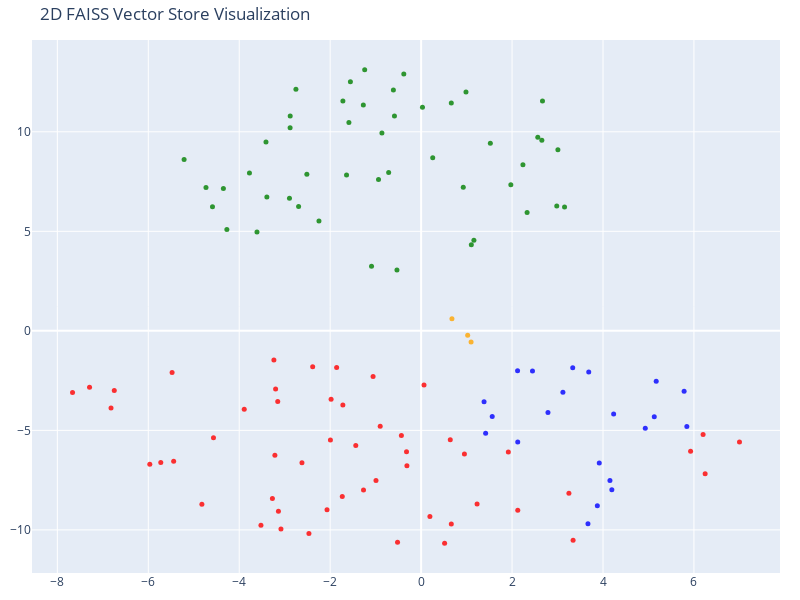

Source (notebook cell):
### Markdown cell above
## Visualizing the Vector Store

Let's take a minute to look at the documents and their embedding vectors to see what's going on.

(As a sidenote, what we're really looking at here is the distribution of the Vectors generated by OpenAIEmbeddings, retrieved from FAISS. So there's no surprise that they look the same whether they are "from" FAISS or Chroma.)

### Code cell
# We humans find it easier to visalize things in 2D!
# Reduce the dimensionality of the vectors to 2D using t-SNE
# (t-distributed stochastic neighbor embedding)

tsne = TSNE(n_components=2, random_state=42)
reduced_vectors = tsne.fit_transform(vectors)

# Create the 2D scatter plot
fig = go.Figure(data=[go.Scatter(
    x=reduced_vectors[:, 0],
    y=reduced_vectors[:, 1],
    mode='markers',
    marker=dict(size=5, color=colors, opacity=0.8),
    text=[f"Type: {t}<br>Text: {d[:100]}..." for t, d in zip(doc_types, documents)],
    hoverinfo='text'
)])

fig.update_layout(
    title='2D FAISS Vector Store Visualization',
    scene=dict(xaxis_title='x',yaxis_title='y'),
    width=800,
    height=600,
    margin=dict(r=20, b=10, l=10, t=40)
)

fig.show()

### Figure 1 — Plotly figure (JSON) as saved in the notebook; plotly's stock layout.template omitted (floating-point values rounded to 4 significant figures)
{"data": [{"hoverinfo": "text", "marker": {"color": ["orange", "orange", "orange", "red", "red", "red", "red", "red", "red", "red", "red", "red", "red", "red", "red", "red", "red", "red", "red", "red", "red", "red", "red", "red", "red", "red", "red", "red", "red", "red", "red", "red", "red", "red", "red", "red", "red", "red", "red", "red", "red", "red", "red", "red", "red", "red", "red", "red", "red", "red", "red", "red", "red", "red", "red", "green", "green", "green", "green", "green", "green", "green", "green", "green", "green", "green", "green", "green", "green", "green", "green", "green", "green", "green", "green", "green", "green", "green", "green", "green", "green", "green", "green", "green", "green", "green", "green", "green", "green", "green", "green", "green", "green", "green", "green", "green", "green", "green", "green", "green", "green", "green", "blue", "blue", "blue", "blue", "blue", "blue", "blue", "blue", "blue", "blue", "blue", "blue", "blue", "blue", "blue", "blue", "blue", "blue", "blue", "blue", "blue"], "opacity": 0.8, "size": 5}, "mode": "markers", "text": ["Type: company<br>Text: # About Insurellm\n\nInsurellm was founded by Avery Lancaster in 2015 as an insurance tech startup des...", "Type: company<br>Text: # Careers at Insurellm\n\nInsurellm is hiring! We are looking for talented software engineers, data sc...", "Type: company<br>Text: # Overview of Insurellm\n\nInsurellm is an innovative insurance tech firm with 200 employees across th...", "Type: contracts<br>Text: # Contract with Apex Reinsurance for Rellm: AI-Powered Enterprise Reinsurance Solution\n\n## Terms\n\n1....", "Type: contracts<br>Text: ## Renewal\n\n1. **Automatic Renewal**: This Agreement will automatically renew for successive one-yea...", "Type: contracts<br>Text: 2. **Seamless Integrations**: The architecture of Rellm allows for easy integration with existing sy...", "Type: contracts<br>Text: 1. **Technical Support**: Provider shall offer dedicated technical support to the Client via phone, ...", "Type: contracts<br>Text: **Insurellm, Inc.**  \n_____________________________  \nAuthorized Signature   \nDate: ________________...", "Type: contracts<br>Text: # Contract with Belvedere Insurance for Markellm\n\n## Terms\nThis Contract (\"Agreement\") is made and e...", "Type: contracts<br>Text: ## Renewal\n1. **Renewal Terms**: This Agreement may be renewed for additional one-year terms upon mu...", "Type: contracts<br>Text: ## Features\n1. **AI-Powered Matching**: Belvedere Insurance will benefit from Markellm's AI-powered ...", "Type: contracts<br>Text: ## Support\n1. **Technical Support**: Technical support will be available from 9 AM to 7 PM EST, Mond...", "Type: contracts<br>Text: **Belvedere Insurance**  \nSignature: ______________________  \nName: [Authorized Signatory]  \nTitle: ...", "Type: contracts<br>Text: # Contract with BrightWay Solutions for Markellm\n\n**Contract Date:** October 5, 2023  \n**Contract ID...", "Type: contracts<br>Text: 3. **Service Level Agreement (SLA):**  \n   Insurellm commits to a 99.9% uptime for the platform with...", "Type: contracts<br>Text: 2. **Real-Time Quote Availability:**  \n   Consumers sourced via BrightWay Solutions will receive rea...", "Type: contracts<br>Text: 3. **Training and Onboarding:**  \n   Insurellm agrees to provide one free training session on how to...", "Type: contracts<br>Text: # Contract with EverGuard Insurance for Rellm: AI-Powered Enterprise Reinsurance Solution\n\n**Contrac...", "Type: contracts<br>Text: 4. **Usage Rights**: EverGuard Insurance is granted a non-exclusive, non-transferable license to acc...", "Type: contracts<br>Text: 1. **Core Functionality**: Rellm provides EverGuard Insurance with advanced AI-driven analytics, sea...", "Type: contracts<br>Text: 1. **Customer Support**: Insurellm will provide EverGuard Insurance with 24/7 customer support, incl...", "Type: contracts<br>Text: ---\n\n**Signatures**  \n**For Insurellm**: __________________________  \n**Name**: John Smith  \n**Title...", "Type: contracts<br>Text: # Contract with GreenField Holdings for Markellm\n\n**Effective Date:** November 15, 2023  \n**Contract...", "Type: contracts<br>Text: ## Renewal\n1. **Automatic Renewal**: This contract will automatically renew for sequential one-year ...", "Type: contracts<br>Text: ## Features\n1. **AI-Powered Matching**: Access to advanced algorithms that connect GreenField Holdin...", "Type: contracts<br>Text: ## Support\n1. **Customer Support Access**: The Client will have access to dedicated support through ...", "Type: contracts<br>Text: **Signatures:**  \n_________________________                           _________________________  \n**...", "Type: contracts<br>Text: # Contract with Greenstone Insurance for Homellm\n\n---\n\n## Terms\n\n1. **Parties**: This Contract (\"Agr...", "Type: contracts<br>Text: 4. **Payment Terms**: \n   - The Customer shall pay an amount of $10,000 per month for the Standard T...", "Type: contracts<br>Text: ---\n\n## Features\n\n- **AI-Powered Risk Assessment**: Customer will have access to enhanced risk evalu...", "Type: contracts<br>Text: - **Customer Portal**: A dedicated portal will be provided, allowing the Customer's clients to manag...", "Type: contracts<br>Text: ______________________________  \n[Name], [Title]  \nDate: ______________________\n\n**For Greenstone In...", "Type: contracts<br>Text: # Contract with GreenValley Insurance for Homellm\n\n**Contract Date:** October 6, 2023  \n**Contract N...", "Type: contracts<br>Text: 4. **Confidentiality:** Both parties agree to maintain the confidentiality of proprietary informatio...", "Type: contracts<br>Text: 1. **AI-Powered Risk Assessment:** Access to advanced AI algorithms for real-time risk evaluations.\n...", "Type: contracts<br>Text: 3. **Regular Updates:** Insurellm will offer ongoing updates and enhancements to the Homellm platfor...", "Type: contracts<br>Text: # Contract with Pinnacle Insurance Co. for Homellm\n\n## Terms\nThis contract (\"Contract\") is entered i...", "Type: contracts<br>Text: ## Renewal\n1. **Renewal Terms**: At the end of the initial term, this Contract shall automatically r...", "Type: contracts<br>Text: ## Features\n1. **AI-Powered Risk Assessment**: Utilized for tailored underwriting decisions specific...", "Type: contracts<br>Text: ## Support\n1. **Technical Support**: Insurellm shall provide 24/7 technical support via an email and...", "Type: contracts<br>Text: # Contract with Roadway Insurance Inc. for Carllm\n\n---\n\n## Terms\n\n1. **Agreement Effective Date**: T...", "Type: contracts<br>Text: ---\n\n## Renewal\n\n1. **Automatic Renewal**: This agreement will automatically renew for an additional...", "Type: contracts<br>Text: ---\n\n## Features\n\n1. **Access to Core Features**: Roadway Insurance Inc. will have access to all Pro...", "Type: contracts<br>Text: ---\n\n## Support\n\n1. **Technical Support**: Roadway Insurance Inc. will receive priority technical su...", "Type: contracts<br>Text: # Contract with Stellar Insurance Co. for Rellm\n\n## Terms\nThis contract is made between **Insurellm*...", "Type: contracts<br>Text: ### Termination\nEither party may terminate this agreement with a **30-day written notice**. In the e...", "Type: contracts<br>Text: ## Features\nStellar Insurance Co. will receive access to the following features of the Rellm product...", "Type: contracts<br>Text: ## Support\nInsurellm provides Stellar Insurance Co. with the following support services:\n\n- **24/7 T...", "Type: contracts<br>Text: # Contract with TechDrive Insurance for Carllm\n\n**Contract Date:** October 1, 2024  \n**Contract Dura...", "Type: contracts<br>Text: ## Renewal\n\n1. **Automatic Renewal**: This contract shall automatically renew for additional one-yea...", "Type: contracts<br>Text: ## Support\n\n1. **Customer Support**: Insurellm will provide 24/7 customer support to TechDrive Insur...", "Type: contracts<br>Text: **TechDrive Insurance Representative:**  \nName: Sarah Johnson  \nTitle: Operations Director  \nDate: _...", "Type: contracts<br>Text: # Contract with Velocity Auto Solutions for Carllm\n\n**Contract Date:** October 1, 2023  \n**Contract ...", "Type: contracts<br>Text: ## Renewal\n\n1. **Automatic Renewal**: This contract will automatically renew for successive 12-month...", "Type: contracts<br>Text: ## Support\n\n1. **Customer Support**: Velocity Auto Solutions will have access to Insurellm’s custome...", "Type: employees<br>Text: # HR Record\n\n# Alex Chen\n\n## Summary\n- **Date of Birth:** March 15, 1990  \n- **Job Title:** Backend ...", "Type: employees<br>Text: ## Annual Performance History\n- **2020:**  \n  - Completed onboarding successfully.  \n  - Met expecta...", "Type: employees<br>Text: ## Compensation History\n- **2020:** Base Salary: $80,000  \n- **2021:** Base Salary Increase to $90,0...", "Type: employees<br>Text: Alex Chen continues to be a vital asset at Insurellm, contributing significantly to innovative backe...", "Type: employees<br>Text: # HR Record\n\n# Alex Harper\n\n## Summary\n- **Date of Birth**: March 15, 1993  \n- **Job Title**: Sales ...", "Type: employees<br>Text: ## Annual Performance History  \n- **2021**:  \n  - **Performance Rating**: 4.5/5  \n  - **Key Achievem...", "Type: employees<br>Text: - **2022**:  \n  - **Base Salary**: $65,000 (Promotion to Senior SDR)  \n  - **Bonus**: $13,000 (20% o...", "Type: employees<br>Text: # HR Record\n\n# Alex Thomson\n\n## Summary\n- **Date of Birth:** March 15, 1995  \n- **Job Title:** Sales...", "Type: employees<br>Text: ## Annual Performance History  \n- **2022** - Rated as \"Exceeds Expectations.\" Alex Thomson achieved ...", "Type: employees<br>Text: ## Other HR Notes\n- Alex Thomson is an active member of the Diversity and Inclusion committee at Ins...", "Type: employees<br>Text: # Avery Lancaster\n\n## Summary\n- **Date of Birth**: March 15, 1985  \n- **Job Title**: Co-Founder & Ch...", "Type: employees<br>Text: - **2010 - 2013**: Business Analyst at Edge Analytics  \n  Prior to joining Innovate, Avery worked as...", "Type: employees<br>Text: - **2018**: **Exceeds Expectations**  \n  Under Avery’s pivoted vision, Insurellm launched two new su...", "Type: employees<br>Text: - **2022**: **Satisfactory**  \n  Avery focused on rebuilding team dynamics and addressing employee c...", "Type: employees<br>Text: ## Compensation History\n- **2015**: $150,000 base salary + Significant equity stake  \n- **2016**: $1...", "Type: employees<br>Text: ## Other HR Notes\n- **Professional Development**: Avery has actively participated in leadership trai...", "Type: employees<br>Text: # HR Record\n\n# Emily Carter\n\n## Summary\n- **Date of Birth:** August 12, 1990  \n- **Job Title:** Acco...", "Type: employees<br>Text: - **2017-2019:** Marketing Intern  \n  - Assisted with market research and campaign development for s...", "Type: employees<br>Text: ## Compensation History\n| Year | Base Salary | Bonus         | Total Compensation |\n|------|--------...", "Type: employees<br>Text: Emily Carter exemplifies the kind of talent that drives Insurellm's success and is an invaluable ass...", "Type: employees<br>Text: # HR Record\n\n# Emily Tran\n\n## Summary\n- **Date of Birth:** March 18, 1991  \n- **Job Title:** Digital...", "Type: employees<br>Text: - **January 2017 - May 2018**: Marketing Intern  \n  - Supported the Marketing team by collaborating ...", "Type: employees<br>Text: - **2021**:  \n  - Performance Rating: Meets Expectations  \n  - Key Achievements: Contributed to the ...", "Type: employees<br>Text: - **Professional Development Goals**:  \n  - Emily Tran aims to become a Marketing Manager within the...", "Type: employees<br>Text: # HR Record\n\n# Jordan Blake\n\n## Summary\n- **Date of Birth:** March 15, 1993  \n- **Job Title:** Sales...", "Type: employees<br>Text: ## Annual Performance History\n- **2021:** First year at Insurellm; achieved 90% of monthly targets. ...", "Type: employees<br>Text: ## Other HR Notes\n- Jordan has shown an interest in continuing education, actively participating in ...", "Type: employees<br>Text: # HR Record\n\n# Jordan K. Bishop\n\n## Summary\n- **Date of Birth:** March 15, 1990\n- **Job Title:** Fro...", "Type: employees<br>Text: ## Annual Performance History\n- **2019:** Exceeds Expectations - Continuously delivered high-quality...", "Type: employees<br>Text: ## Compensation History\n- **June 2018:** Starting Salary - $85,000\n- **June 2019:** Salary Increase ...", "Type: employees<br>Text: ## Other HR Notes\n- Jordan K. Bishop has been an integral part of club initiatives, including the In...", "Type: employees<br>Text: # HR Record\n\n# Maxine Thompson\n\n## Summary\n- **Date of Birth:** January 15, 1991  \n- **Job Title:** ...", "Type: employees<br>Text: ## Insurellm Career Progression\n- **January 2017 - October 2018**: **Junior Data Engineer**  \n  * Ma...", "Type: employees<br>Text: ## Annual Performance History\n- **2017**: *Meets Expectations*  \n  Maxine showed potential in her ro...", "Type: employees<br>Text: - **2021**: *Exceeds Expectations*  \n  Maxine spearheaded the transition to a new data warehousing s...", "Type: employees<br>Text: ## Compensation History\n- **2017**: $70,000 (Junior Data Engineer)  \n- **2018**: $75,000 (Junior Dat...", "Type: employees<br>Text: # HR Record\n\n# Oliver Spencer\n\n## Summary\n- **Date of Birth**: May 14, 1990  \n- **Job Title**: Backe...", "Type: employees<br>Text: ## Annual Performance History\n- **2018**: **3/5** - Adaptable team player but still learning to take...", "Type: employees<br>Text: ## Compensation History\n- **March 2018**: Initial salary of $80,000.\n- **July 2019**: Salary increas...", "Type: employees<br>Text: # Samantha Greene\n\n## Summary\n- **Date of Birth:** October 14, 1990\n- **Job Title:** HR Generalist\n-...", "Type: employees<br>Text: ## Annual Performance History\n- **2020:** Exceeds Expectations  \n  Samantha Greene demonstrated exce...", "Type: employees<br>Text: ## Compensation History\n- **2020:** Base Salary - $55,000  \n  The entry-level salary matched industr...", "Type: employees<br>Text: - **2023:** Base Salary - $70,000  \n  Recognized for substantial improvement in employee relations m...", "Type: employees<br>Text: # HR Record\n\n# Samuel Trenton\n\n## Summary\n- **Date of Birth:** April 12, 1989  \n- **Job Title:** Sen...", "Type: employees<br>Text: ## Annual Performance History\n- **2023:** Rating: 4.5/5  \n  *Samuel exceeded expectations, successfu...", "Type: employees<br>Text: ## Compensation History\n- **2023:** Base Salary: $115,000 + Bonus: $15,000  \n  *Annual bonus based o...", "Type: employees<br>Text: - **Engagement in Company Culture:** Regularly participates in team-building events and contributes ...", "Type: products<br>Text: # Product Summary\n\n# Carllm\n\n## Summary\n\nCarllm is an innovative auto insurance product developed by...", "Type: products<br>Text: - **Instant Quoting**: With Carllm, insurance companies can offer near-instant quotes to customers, ...", "Type: products<br>Text: - **Mobile Integration**: Carllm is designed to work seamlessly with mobile applications, providing ...", "Type: products<br>Text: - **Professional Tier**: $2,500/month\n  - For medium-sized companies.\n  - All Basic Tier features pl...", "Type: products<br>Text: ### Q2 2025: Customer Experience Improvements\n- Launch of a new **mobile app** for end-users.\n- Intr...", "Type: products<br>Text: # Product Summary\n\n# Homellm\n\n## Summary\nHomellm is an innovative home insurance product developed b...", "Type: products<br>Text: ### 2. Dynamic Pricing Model\nWith Homellm's innovative dynamic pricing model, insurance providers ca...", "Type: products<br>Text: ### 5. Multi-Channel Integration\nHomellm seamlessly integrates into existing insurance platforms, pr...", "Type: products<br>Text: - **Basic Tier:** Starting at $5,000/month for small insurers with basic integration features.\n- **S...", "Type: products<br>Text: All tiers include a comprehensive training program and ongoing updates to ensure optimal performance...", "Type: products<br>Text: With Homellm, Insurellm is committed to transforming the landscape of home insurance, ensuring both ...", "Type: products<br>Text: # Product Summary\n\n# Markellm\n\n## Summary\n\nMarkellm is an innovative two-sided marketplace designed ...", "Type: products<br>Text: - **User-Friendly Interface**: Designed with user experience in mind, Markellm features an intuitive...", "Type: products<br>Text: - **Customer Support**: Our dedicated support team is always available to assist both consumers and ...", "Type: products<br>Text: ### For Insurance Companies:\n- **Basic Listing Fee**: $199/month for a featured listing on the platf...", "Type: products<br>Text: ### Q3 2025\n- Initiate a comprehensive marketing campaign targeting both consumers and insurers to i...", "Type: products<br>Text: # Product Summary\n\n# Rellm: AI-Powered Enterprise Reinsurance Solution\n\n## Summary\n\nRellm is an inno...", "Type: products<br>Text: ### Seamless Integrations\nRellm's architecture is designed for effortless integration with existing ...", "Type: products<br>Text: ### Regulatory Compliance Tools\nRellm includes built-in compliance tracking features to help organiz...", "Type: products<br>Text: Join the growing number of organizations leveraging Rellm to enhance their reinsurance processes whi...", "Type: products<br>Text: Experience the future of reinsurance with Rellm, where innovation meets reliability. Let Insurellm h..."], "type": "scatter", "x": [1.024, 0.6778, 1.099, -1.995, -0.9, 1.918, -0.9924, -6.748, 0.5168, -5.967, 3.25, -1.267, -6.82, 0.6637, 1.231, 2.126, 0.1931, -1.437, -0.4339, 0.6411, -0.3211, -5.477, -0.5183, -5.442, 6.246, 3.342, -7.292, -3.138, -4.822, 6.201, -2.07, -7.666, -3.523, -3.082, 5.926, -2.467, -3.271, -5.726, 7.001, -1.734, -3.89, -4.566, 0.0633, -1.057, -2.621, -3.216, 0.9526, -0.3125, -3.2, -1.98, -2.385, -3.238, -3.153, -1.721, -1.858, -4.349, 2.655, -1.271, -0.5318, -2.895, 0.02934, -2.753, -2.695, 0.9864, -2.247, 1.104, 2.331, 2.983, 3.155, -0.3806, 1.161, -2.513, 0.2552, -1.588, -1.091, -1.64, -0.7138, -0.8622, -0.9369, -3.393, -0.5863, -3.61, -4.588, 3.008, -1.241, -4.272, -5.213, 0.9268, 2.239, 1.973, -1.555, -4.731, 2.566, -1.72, -3.412, 1.522, -2.879, -2.881, -3.775, 0.664, -0.6098, 2.669, 2.121, 2.449, 3.334, 3.686, 3.118, 5.128, 5.844, 4.93, 5.17, 5.784, 4.234, 4.153, 4.194, 3.876, 3.669, 3.918, 1.564, 2.125, 1.419, 2.79, 1.384], "y": [-0.2266, 0.6053, -0.5582, -5.488, -4.787, -6.081, -7.516, -2.999, -10.67, -6.707, -8.16, -7.991, -3.879, -9.706, -8.696, -9.01, -9.33, -5.766, -5.255, -5.474, -6.069, -2.097, -10.62, -6.547, -7.174, -10.52, -2.836, -9.059, -8.71, -5.204, -8.989, -3.096, -9.773, -9.953, -6.044, -10.18, -8.427, -6.614, -5.589, -8.325, -3.944, -5.377, -2.726, -2.298, -6.624, -6.247, -6.193, -6.773, -2.92, -3.433, -1.809, -1.465, -3.549, -3.728, -1.839, 7.15, 9.582, 11.34, 3.062, 6.659, 11.24, 12.14, 6.242, 12.0, 5.519, 4.328, 5.948, 6.275, 6.223, 12.9, 4.554, 7.864, 8.692, 10.47, 3.24, 7.834, 7.953, 9.944, 7.599, 6.719, 10.8, 4.962, 6.23, 9.1, 13.12, 5.096, 8.614, 7.214, 8.341, 7.336, 12.52, 7.201, 9.723, 11.54, 9.482, 9.427, 10.79, 10.21, 7.929, 11.44, 12.11, 11.55, -2.007, -2.022, -1.86, -2.067, -3.081, -4.313, -4.807, -4.892, -2.536, -3.037, -4.179, -7.519, -7.98, -8.782, -9.689, -6.64, -4.307, -5.586, -5.142, -4.105, -3.565]}], "layout": {"height": 600, "margin": {"b": 10, "l": 10, "r": 20, "t": 40}, "scene": {"xaxis": {"title": {"text": "x"}}, "yaxis": {"title": {"text": "y"}}}, "title": {"text": "2D FAISS Vector Store Visualization"}, "width": 800}}
